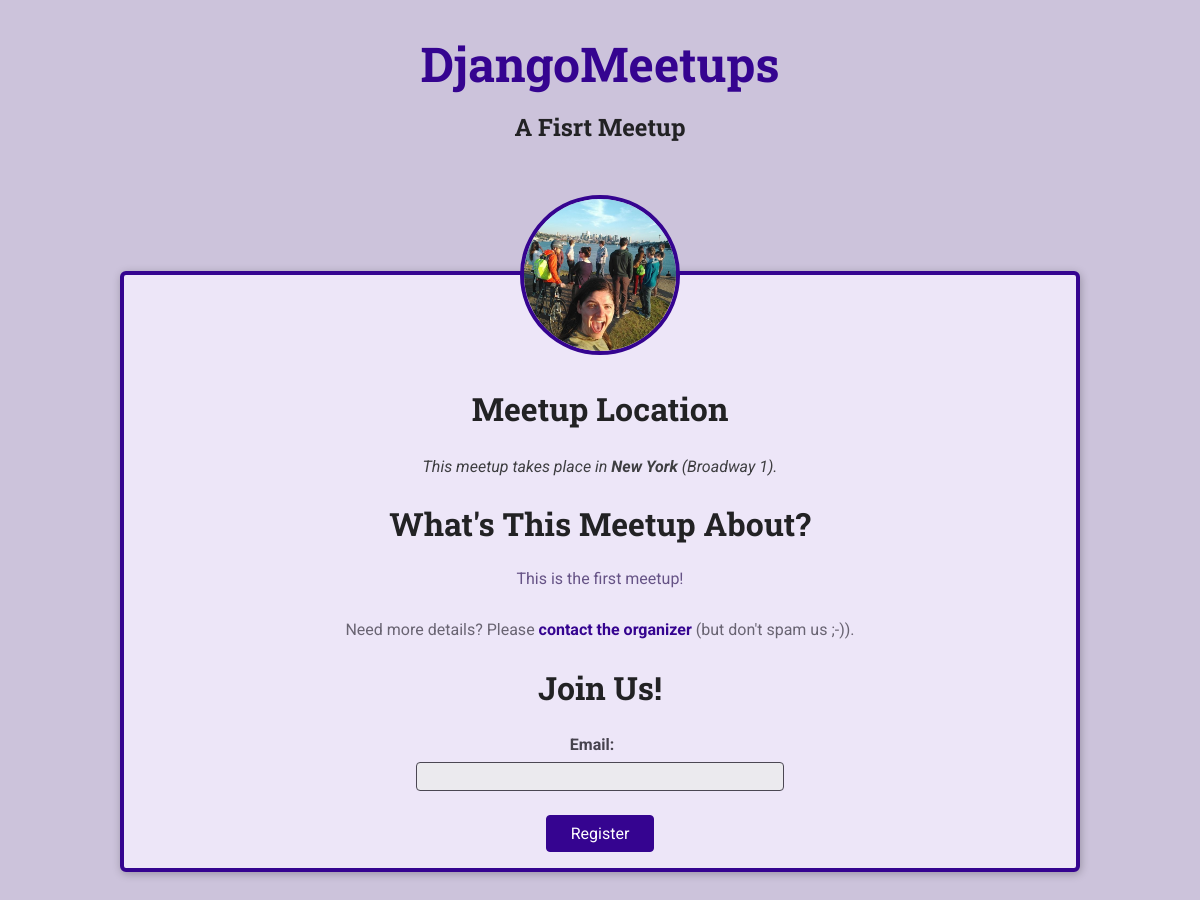
The app's page /a-fisrt-meetup with its own data.
### meetups/models.py (models this page shows, shortened)
class Meetup(models.Model):
    title=models.CharField(max_length=200)
    organizer_email = models.EmailField()
    date= models.DateField()
    slug=models.SlugField(unique=True)
    description=models.TextField()
    image = models.ImageField(upload_to='images')
    location = models.ForeignKey(Location, on_delete=models.CASCADE)
    participants = models.ManyToManyField(Participant, blank = True, null=True)

class Location(models.Model):
    name=models.CharField(max_length=200)
    address = models.CharField(max_length=300)

### meetups/views.py (the view, shortened to what this page needs)
# urls.py: path('<slug:meetup_slug>', views.meetup_details, name='meetup-detail'), # our-domain.com/meetups/<dynamic-path-segment>
def meetup_details(request, meetup_slug):
    try:
        selected_meetup = Meetup.objects.get(slug=meetup_slug)
        if request.method == 'GET':
            registration_form = RegistrationForm()
        return render(request, 'meetups/meetup-details.html', {
                'meetup_found': True,
                'meetup': selected_meetup,
                'form': registration_form
            })
    except Exception as exc:
        return render(request, 'meetups/meetup-details.html', {
            'meetup_found': False
        })

### meetups/forms.py
class RegistrationForm(forms.ModelForm):
    class Meta:
        model=Participant
        fields=['email']

### meetups/templates/meetups/meetup-details.html (shortened to what this page needs)
{% extends 'meetups/base/base.html' %}
{% load static %}
{% block site_css %}
  <link rel="stylesheet" href="{% static 'meetups/styles/meetup-detail.css' %}">
{% endblock %}
{% block main_heading %}
  {{ meetup.title }}
{% endblock %}
{% block body %}
{% if meetup_found %}
<article>
  <img id='main-image' src="{{ meetup.image.url }}" alt="{{ image.title }}">
  <section id="location">
    <h2>Meetup Location</h2>
    <address>This meetup takes place in <span>{{ meetup.location.name }}</span> ({{meetup.location.address}}).</address>
  </section>
  <section id="details">
    <h2>What's This Meetup About?</h2>
    <p>{{ meetup.description }}</p>
    <footer>
      <p>Need more details? Please <a href="mailto:{{ meetup.organaizer_email}}">contact the organizer</a> (but don't spam us ;-)).</p>
    </footer>
  </section>
  <section id="registration">
    <h2>Join Us!</h2>
    <form action='{% url "meetup-detail" meetup.slug %}' method= 'POST'>
      <ul>
        {{ form.as_ul }}
      </ul>
      <div id='registration-actions'>
        <button>Register</button>
      </div>
    </form>
  </section>
</article>
{% else %}
<p>No meetup found for this slug, sorry!</p>
{% endif %}
{% endblock %}

### meetups/static/meetups/styles/base.css (style rules this page uses)
* { box-sizing: border-box; }
body { font-family: 'Roboto', sans-serif; margin: 0; background-color: #ccc3db; color: #3e3e41; }
h1, h2, h3 { font-family: 'Roboto Slab', sans-serif; color: #222224; }
button, .btn { cursor: pointer; font: inherit; padding: 0.5rem 1.5rem; background-color: #350490; border: 1px solid #350490; color: white; border-radius: 4px; text-decoration: none; }

### records on screen
Meetup: title "A Fisrt Meetup", image (picture), location.name "New York", location.address "Broadway 1", description "This is the first meetup!"
